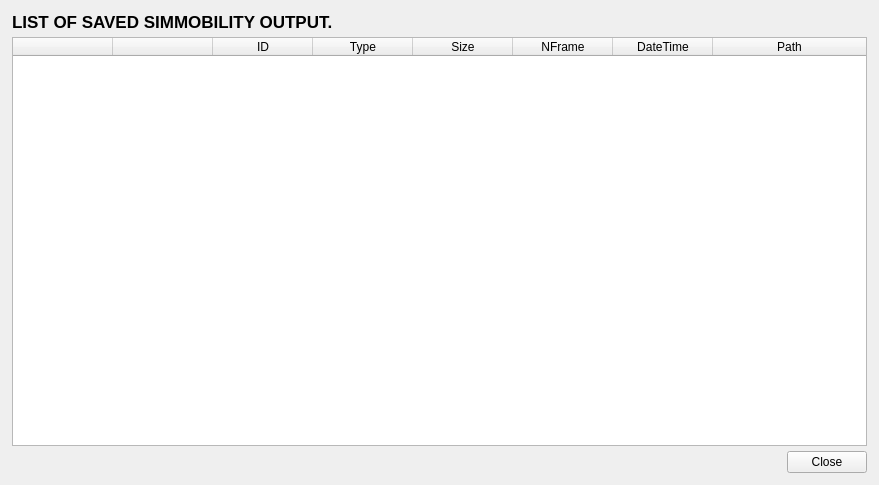
<?xml version="1.0" encoding="UTF-8"?>
<ui version="4.0">
 <class>DBViewDialog</class>
 <widget class="QDialog" name="DBViewDialog">
  <property name="windowModality">
   <enum>Qt::ApplicationModal</enum>
  </property>
  <property name="geometry">
   <rect>
    <x>0</x>
    <y>0</y>
    <width>879</width>
    <height>485</height>
   </rect>
  </property>
  <property name="windowTitle">
   <string>Dialog</string>
  </property>
  <layout class="QGridLayout" name="gridLayout">
   <property name="leftMargin">
    <number>12</number>
   </property>
   <property name="topMargin">
    <number>12</number>
   </property>
   <property name="rightMargin">
    <number>12</number>
   </property>
   <property name="bottomMargin">
    <number>12</number>
   </property>
   <item row="0" column="0">
    <layout class="QVBoxLayout" name="verticalLayout">
     <property name="spacing">
      <number>5</number>
     </property>
     <property name="sizeConstraint">
      <enum>QLayout::SetDefaultConstraint</enum>
     </property>
     <item>
      <layout class="QHBoxLayout" name="horizontalLayout">
       <property name="spacing">
        <number>0</number>
       </property>
       <property name="topMargin">
        <number>0</number>
       </property>
       <item>
        <widget class="QLabel" name="label">
         <property name="font">
          <font>
           <pointsize>13</pointsize>
           <weight>75</weight>
           <bold>true</bold>
           <kerning>true</kerning>
          </font>
         </property>
         <property name="text">
          <string>LIST OF SAVED SIMMOBILITY OUTPUT.</string>
         </property>
         <property name="alignment">
          <set>Qt::AlignLeading|Qt::AlignLeft|Qt::AlignVCenter</set>
         </property>
        </widget>
       </item>
      </layout>
     </item>
     <item>
      <widget class="QTableWidget" name="recordTable">
       <property name="styleSheet">
        <string notr="true"/>
       </property>
       <property name="editTriggers">
        <set>QAbstractItemView::NoEditTriggers</set>
       </property>
       <attribute name="horizontalHeaderStretchLastSection">
        <bool>true</bool>
       </attribute>
       <attribute name="verticalHeaderStretchLastSection">
        <bool>false</bool>
       </attribute>
       <column>
        <property name="text">
         <string/>
        </property>
       </column>
       <column>
        <property name="text">
         <string/>
        </property>
       </column>
       <column>
        <property name="text">
         <string>ID</string>
        </property>
       </column>
       <column>
        <property name="text">
         <string>Type</string>
        </property>
       </column>
       <column>
        <property name="text">
         <string>Size</string>
        </property>
       </column>
       <column>
        <property name="text">
         <string>NFrame</string>
        </property>
       </column>
       <column>
        <property name="text">
         <string>DateTime</string>
        </property>
       </column>
       <column>
        <property name="text">
         <string>Path</string>
        </property>
       </column>
      </widget>
     </item>
     <item>
      <layout class="QHBoxLayout" name="horizontalLayout_2">
       <property name="spacing">
        <number>0</number>
       </property>
       <property name="topMargin">
        <number>0</number>
       </property>
       <item alignment="Qt::AlignRight">
        <widget class="QPushButton" name="closeButton">
         <property name="text">
          <string>Close</string>
         </property>
         <property name="autoDefault">
          <bool>false</bool>
         </property>
         <property name="default">
          <bool>false</bool>
         </property>
         <property name="flat">
          <bool>false</bool>
         </property>
        </widget>
       </item>
      </layout>
     </item>
    </layout>
   </item>
  </layout>
 </widget>
 <resources/>
 <connections/>
</ui>
